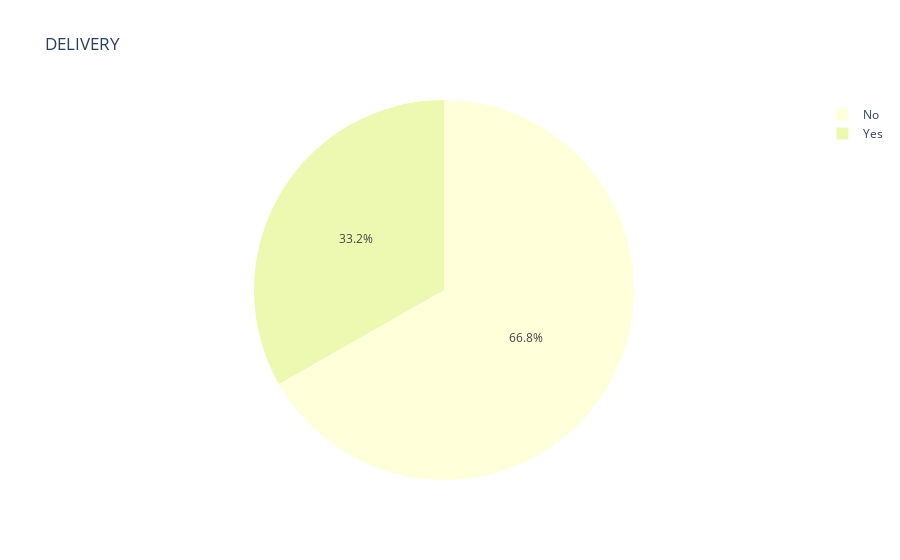

The notebook cell this image was saved under:
### Code cell
x = data["delivery"].replace({1: "Yes", 0: "No"}).value_counts()
y = x.index
fig = px.pie(values=x, names=y, title="DELIVERY", color_discrete_sequence=px.colors.sequential.YlGnBu)
fig.show()

### Figure 1 — Plotly figure (JSON) as saved in the notebook; plotly's stock layout.template omitted (floating-point values rounded to 4 significant figures)
{"data": [{"domain": {"x": [0, 1], "y": [0, 1]}, "hovertemplate": "label=%{label}<br>value=%{value}<extra></extra>", "labels": ["No", "Yes"], "legendgroup": "", "name": "", "showlegend": true, "type": "pie", "values": [34832, 17341]}], "layout": {"legend": {"tracegroupgap": 0}, "piecolorway": ["rgb(255,255,217)", "rgb(237,248,177)", "rgb(199,233,180)", "rgb(127,205,187)", "rgb(65,182,196)", "rgb(29,145,192)", "rgb(34,94,168)", "rgb(37,52,148)", "rgb(8,29,88)"], "title": {"text": "DELIVERY"}}}
